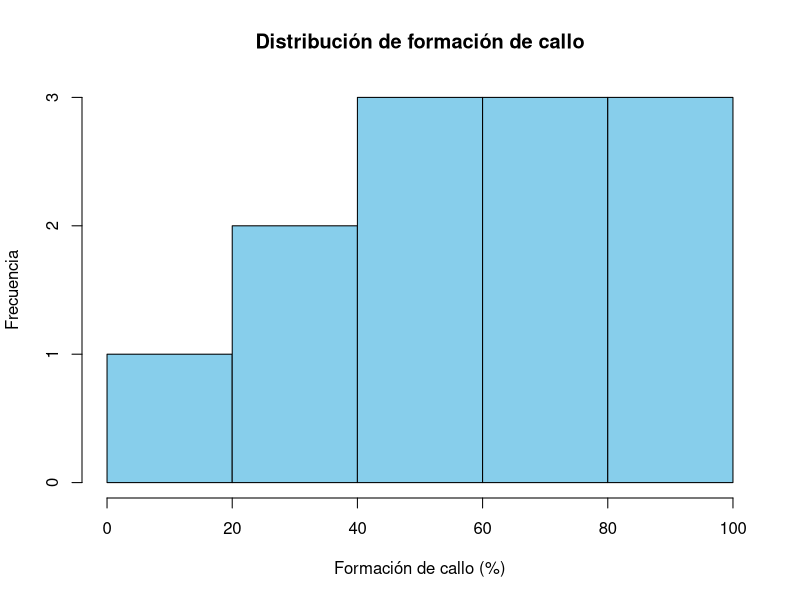
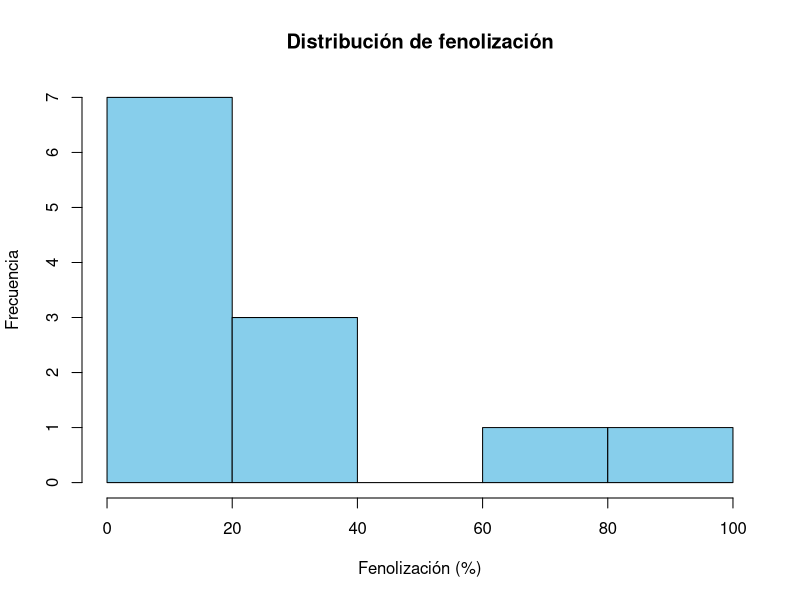
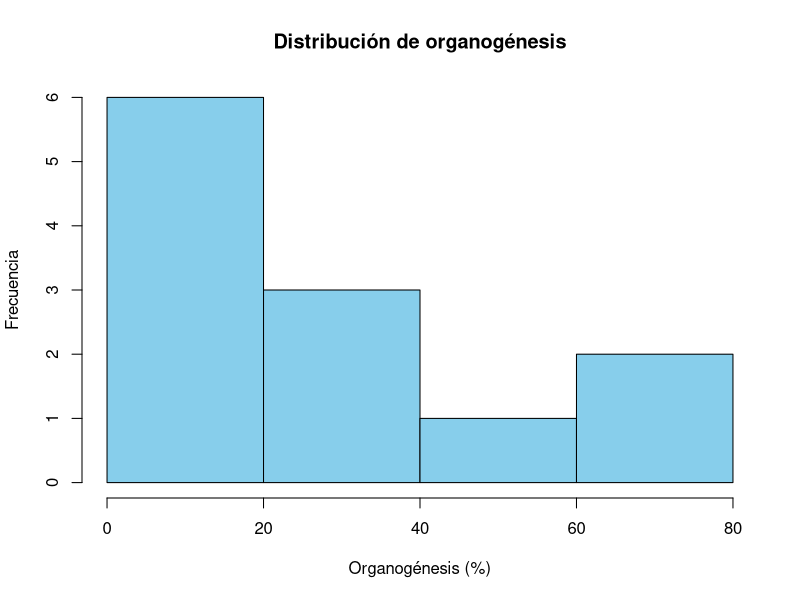
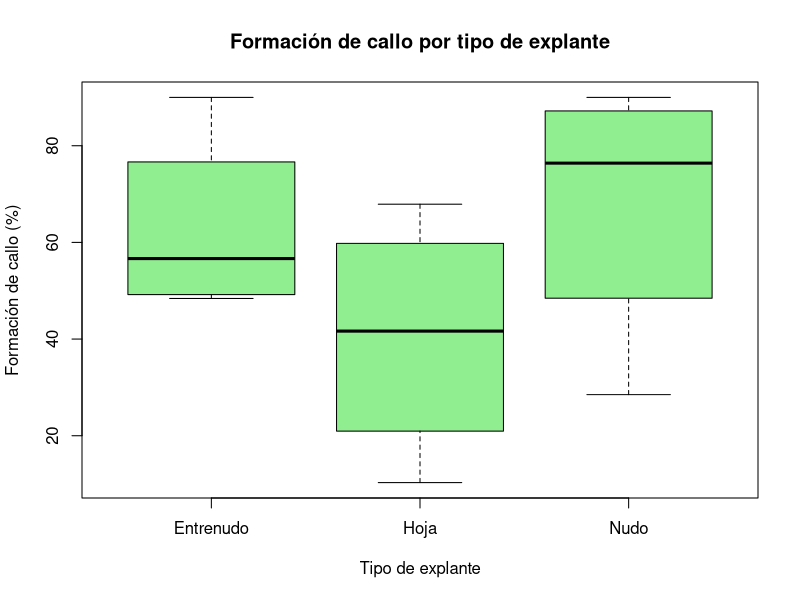
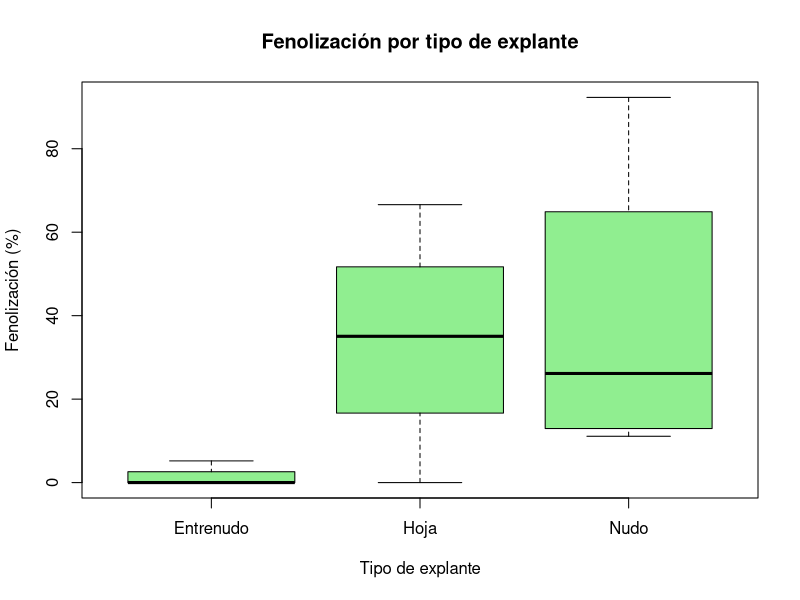
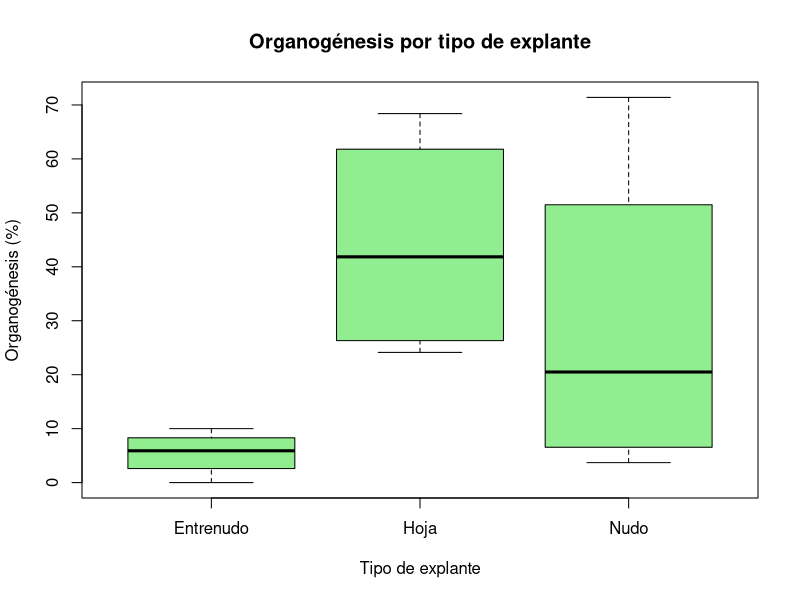
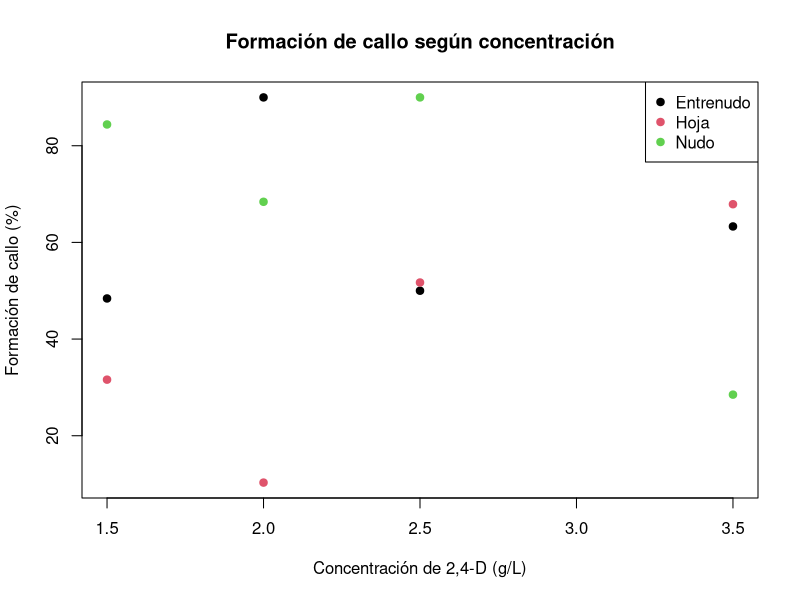
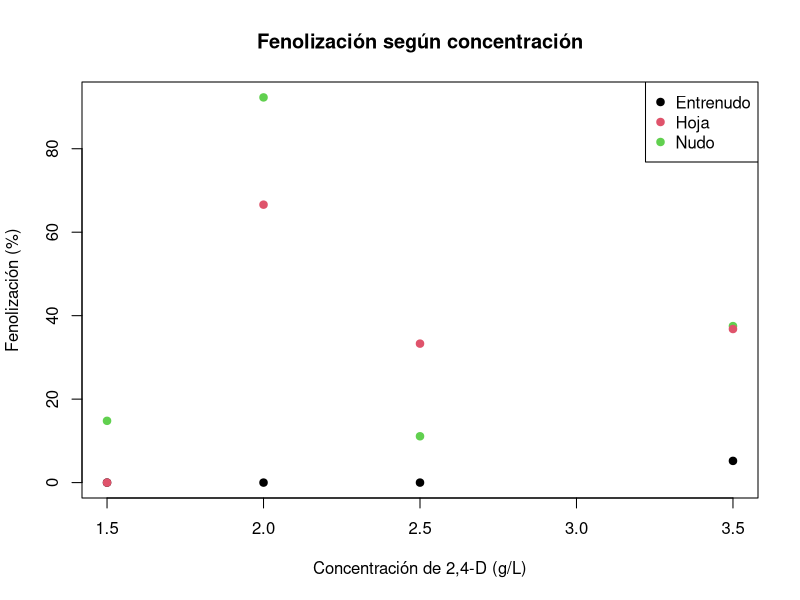

Generate these figures, in order, with R:
library(readxl)
datos <- read_excel("datos.xlsx")

colnames(datos) <- c("Tipo.de.explante", "Concentración.2..4.D..g.L.1.", 
                     "%_Formación.de.callo","%_Fenolización","%_Organogénesis")
str(datos)
dim(datos)
head(datos)
names(datos)
summary(datos)
attach(datos)


media_exp <- aggregate(datos[,3:5],
          by = list(Explante = Tipo.de.explante),
          FUN = mean)
media_concentracion <- aggregate(
  datos[, 3:5],
  by = list(Concentracion = Concentración.2..4.D..g.L.1.),
  FUN = mean)

hist(datos[["%_Formación.de.callo"]],
     main = "Distribución de formación de callo",
     xlab = "Formación de callo (%)",
     ylab = "Frecuencia",
     col = "skyblue")

hist(datos[["%_Fenolización"]],
     main = "Distribución de fenolización",
     xlab = "Fenolización (%)",
     ylab = "Frecuencia",
     col = "skyblue")

hist(datos[["%_Organogénesis"]],
     main = "Distribución de organogénesis",
     xlab = "Organogénesis (%)",
     ylab = "Frecuencia",
     col = "skyblue")


boxplot(datos[["%_Formación.de.callo"]] ~ datos$Tipo.de.explante,
        main = "Formación de callo por tipo de explante",
        xlab = "Tipo de explante",
        ylab = "Formación de callo (%)",
        col = "lightgreen")
boxplot(datos[["%_Fenolización"]] ~ datos$Tipo.de.explante,
        main = "Fenolización por tipo de explante",
        xlab = "Tipo de explante",
        ylab = "Fenolización (%)",
        col = "lightgreen")
boxplot(datos[["%_Organogénesis"]] ~ datos$Tipo.de.explante,
        main = "Organogénesis por tipo de explante",
        xlab = "Tipo de explante",
        ylab = "Organogénesis (%)",
        col = "lightgreen")


aggregate(datos[, 3:5],
          by = list(Explante = Tipo.de.explante,
                    concentracion = Concentración.2..4.D..g.L.1.),
          FUN = mean)


plot(datos$Concentración.2..4.D..g.L.1.,
     datos[["%_Formación.de.callo"]],
     xlab = "Concentración de 2,4-D (g/L)",
     ylab = "Formación de callo (%)",
     main = "Formación de callo según concentración",
     pch = 19,
     col = as.factor(Tipo.de.explante))
legend("topright",
       legend = levels(as.factor(Tipo.de.explante)),
       col = 1:3,
       pch = 19)
plot(datos$Concentración.2..4.D..g.L.1.,
     datos[["%_Fenolización"]],
     xlab = "Concentración de 2,4-D (g/L)",
     ylab = "Fenolización (%)",
     main = "Fenolización según concentración",
     pch = 19,
     col = as.factor(Tipo.de.explante))
legend("topright",
       legend = levels(as.factor(Tipo.de.explante)),
       col = 1:3,
       pch = 19)
plot(datos$Concentración.2..4.D..g.L.1.,
     datos[["%_Organogénesis"]],
     xlab = "Concentración de 2,4-D (g/L)",
     ylab = "Organogénesis (%)",
     main = "Organogénesis según concentración",
     pch = 19,
     col = as.factor(Tipo.de.explante))
legend("topright",
       legend = levels(as.factor(Tipo.de.explante)),
       col = 1:3,
       pch = 19)

max(datos[["%_Formación.de.callo"]])
min(datos[["%_Formación.de.callo"]])

max(datos[["%_Fenolización"]])
min(datos[["%_Fenolización"]])

max(datos[["%_Organogénesis"]])
min(datos[["%_Organogénesis"]])
